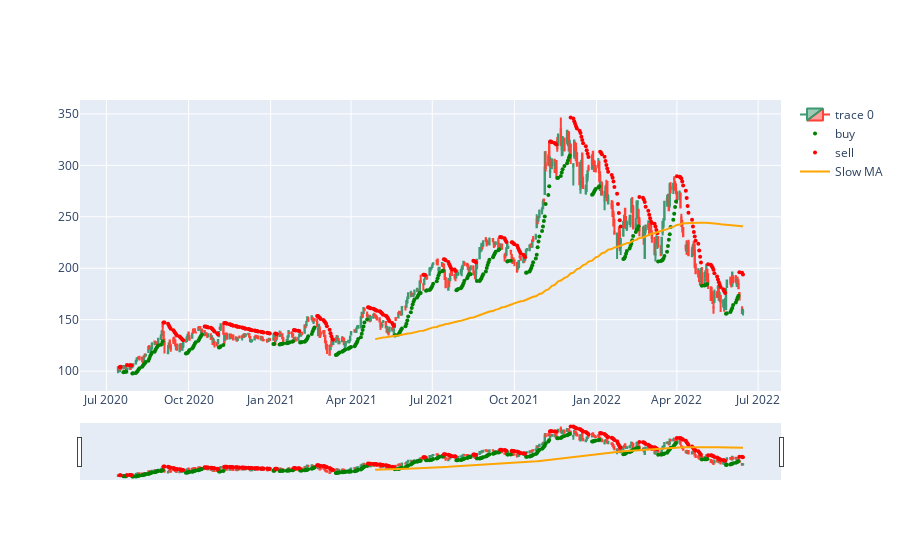

Notebook code for this chart:
### Code cell
startidx = 0
endidx = len(df)

result = psar(df)
dates = result['dates'][startidx:endidx]
close = result['close'][startidx:endidx]
psarbear = result['psarbear'][startidx:endidx]
psarbull = result['psarbull'][startidx:endidx]
df['Slow MA'] = df['Adj Close'].rolling(200).mean()
#     df['Fast MA'] = df['Adj Close'].rolling(9).mean()

# plt.title('PSAR (Parabolic Stop & Reverse)')
# plt.plot(dates, close, label = ticker)
# plt.plot(dates, psarbull, label = 'Buy', color = 'green')
# plt.plot(dates, psarbear, label = 'Sell', color = 'red' )
# plt.plot(df['200 MA'], label = '200 Day MA')
# plt.legend()
# plt.grid()
# plt.show()

fig = go.Figure(data=[go.Candlestick(x=df.index,
            open=df['Open'],
            high=df['High'],
            low=df['Low'],
            close=df['Close'])])

fig.add_trace(go.Scatter(x=dates, y=psarbull, name='buy',mode = 'markers',
                     marker = dict(color='green', size=4)))

fig.add_trace(go.Scatter(x=dates, y=psarbear, name='sell', mode = 'markers',
                     marker = dict(color='red', size=4)))

fig.add_trace(go.Scatter(x=df.index, y=df['Slow MA'], name='Slow MA',
                     line = dict(color='orange', width=2)))

# fig.add_trace(go.Scatter(x=dfp.index, y=dfp['Fast MA'], name='fast MA',
#                          line = dict(color='Blue', width=2)))

fig.show()
sto_ind = pn.Column(fig)

### Figure 1 — Plotly figure (JSON) as saved in the notebook; plotly's stock layout.template omitted (floating-point values rounded to 4 significant figures; data arrays with more than 128 entries replaced by an {"elided": "..."} marker saying what was removed)
{"data": [{"close": {"elided": "485 float values"}, "high": {"elided": "485 float values"}, "low": {"elided": "485 float values"}, "open": {"elided": "485 float values"}, "type": "candlestick", "x": {"elided": "485 str values"}}, {"marker": {"color": "green", "size": 4}, "mode": "markers", "name": "buy", "type": "scatter", "x": {"elided": "485 str values"}, "y": {"elided": "485 float values"}}, {"marker": {"color": "red", "size": 4}, "mode": "markers", "name": "sell", "type": "scatter", "x": {"elided": "485 str values"}, "y": {"elided": "485 float values"}}, {"line": {"color": "orange", "width": 2}, "name": "Slow MA", "type": "scatter", "x": {"elided": "485 str values"}, "y": {"elided": "485 float values"}}], "layout": {"autosize": true, "xaxis": {"autorange": true, "range": ["2020-06-02 05:33:23.2581", "2022-07-25 18:26:36.7419"], "rangeslider": {"autorange": true, "range": ["2020-06-02 05:33:23.2581", "2022-07-25 18:26:36.7419"], "yaxis": {"_template": null, "rangemode": "match"}}, "type": "date"}, "yaxis": {"autorange": true, "range": [75.97, 368.3], "type": "linear"}}}
